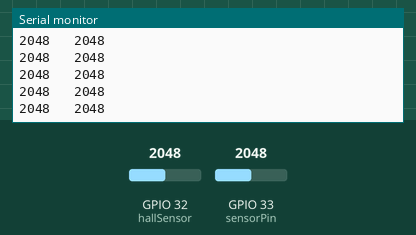
Recording of a sketch running on a simulated ESP32. On the bench: the last lines printed to the serial monitor. Inputs (shaded band) come from the test bench; at power-on: GPIO 32 (hallSensor) = 2048, GPIO 33 (sensorPin) = 2048.

Above: at 1.2 s.
1.3 s: GPIO 32 (hallSensor) set to 2866
At 1.36 s:
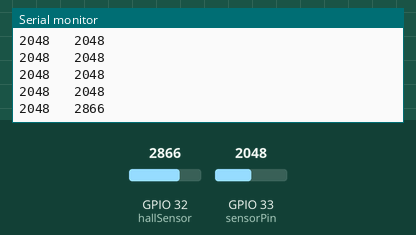
2.8 s: GPIO 33 (sensorPin) set to 2866
At 2.81 s:
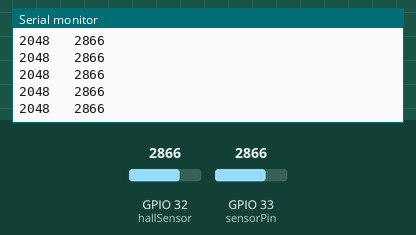
4.3 s: GPIO 32 (hallSensor) set to 3603
At 4.3 s:
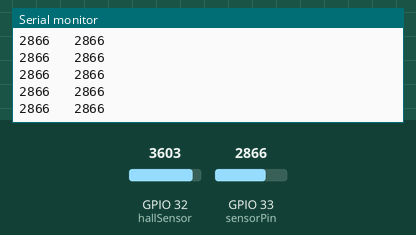
5.8 s: GPIO 33 (sensorPin) set to 3603
At 5.83 s:
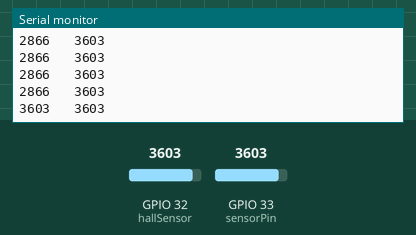
Timing chart, 0 to 8.3 s (numbered marks = the images above; inputs shaded):
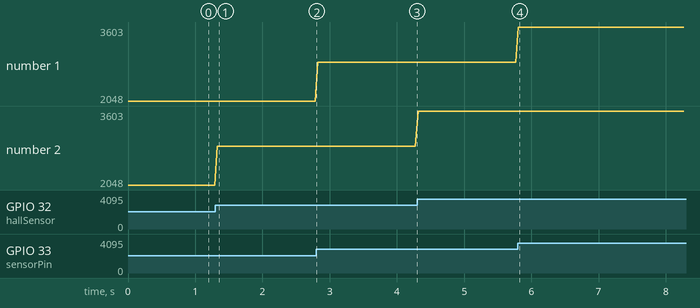

The sketch:

OPT101_und_Schrittmotor_und_Hall-Sensor_alt.ino
```cpp
// Soweit funktionierender Testaufbau mit:
// ESP32 am PC
// 300 kOhm zwischen 2 und 5.
// 4 nicht belegt
// Siehe Datenblatt 8.3.2.1 Changing Responsivity
// Klare gelbe (oder eher orange) LED (kein Datenblatt)
// 5 Volt oder 3,3 Volt
// Siehe Datenblatt 8.3.2.1 Changing Responsivity

// Christian Schormair christianschormair@gmx.de

//Sensor Helligkeit Opt101, orange cable
#define sensorPin 33
int sensorVal = 0;

//LED, muss umgeschrieben werden, wenn man es benutzen will.
//Sonst Konflikt mit Motorsteuerung
//#define ledPin 32
//int freq = 100;
//int ledChannel = 0;
//int resolution = 8;
//int dutyCycle = 150; //maximal 255 bei resolution = 8 bit


//Schrittmotor
//https://randomnerdtutorials.com/esp32-pwm-arduino-ide/
//https://www.makerguides.com/tb6600-stepper-motor-driver-arduino-tutorial/

//Hall Sensor
const int hallSensor = 32;
int hallVal = 0;

// Define stepper motor connections:
#define dirPin 18
const int stepPin = 19; //black cable (blue)

// setting PWM properties
const int freq = 1000;
const int ledChannel = 0;
const int resolution = 8;
const int dutyCycle = 8;

void setup() {
  Serial.begin(115200);
  pinMode(sensorPin, INPUT);
  pinMode(hallSensor, INPUT);

//Schrittmotor mit PWM starten
  ledcSetup(ledChannel, freq, resolution);

  // attach the channel to the GPIO to be controlled
  ledcAttachPin(stepPin, ledChannel);

  // Set the spinning direction CW/CCW:
  digitalWrite(dirPin, HIGH);
  ledcWrite(ledChannel, dutyCycle);

//LED mit PWM
//  ledcSetup(ledChannel, freq, resolution);
//  ledcAttachPin(ledPin, ledChannel);
//  ledcWrite(ledChannel, dutyCycle);
}

void loop() {

  sensorVal = analogRead(sensorPin);
  Serial.print(sensorVal);
  Serial.print("   ");

  hallVal = analogRead(hallSensor);
  Serial.println(hallVal);
  delay(40);
}
```

Measured:
- after the input at 1.3 s, the serial monitor: prints a new line at once (image 1)
- after the input at 5.8 s, the serial monitor: prints a new line at once (image 4)
- plotted number 2: 2048 → 2866 after the input at 1.3 s, 2866 → 3603 after the input at 4.3 s
